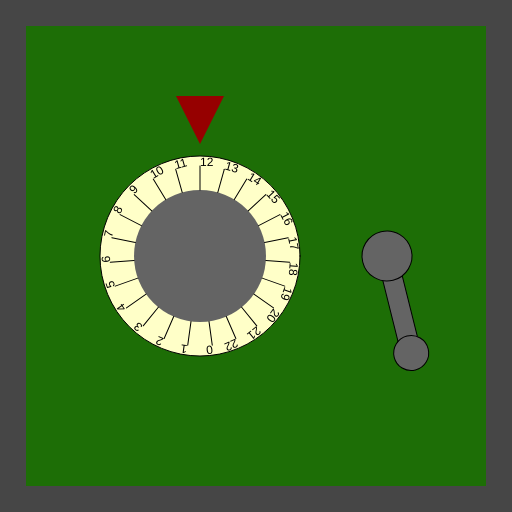
Frame 1 (no input)
Frame 60 (no input): identical to frame 1, image omitted
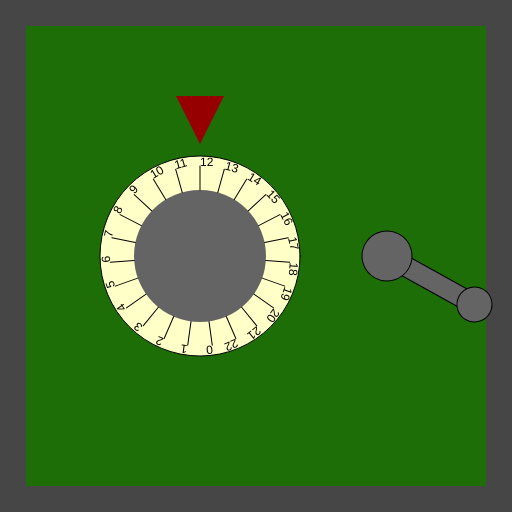
Frame 120 (the mouse pressed at the canvas centre since frame 60)

The p5.js sketch that drew these frames (run headless with seeded random() and noise() and a simulated clock; from frame 60 on, the mouse is pressed at the canvas centre):

// p5.js sketch
// ── sketch.js
/*

Officer: 1192743
CaseNum: 303-0-50377213-1192743

Case 303 - The Case of the Crooked Attorney
Stage 1 - Torvalds' Office

District Attorney Torvalds is well respected in Console City as an upstanding citizen and
enforcer of the law. Of course he’s as crooked as they come. I’ve had enough of having our
hard work at Sleuth and Co undermined by his bribes and back-payments. Let’s take take this
sucker down. I happen to know that Torvalds keeps his incriminating documents spread amongst
several safes in town. I’ll need you to bend the rules a little by breaking into them and
retrieving the incriminating evidence.

The first safe is in Torvald’s office. Crack it by doing the following:

	Whilst the mouse is moving:
	- Make ClassifiedSafeVal_0 equal to 12

	When any key is pressed:
	- Make ClassifiedSafeVal_0 equal to 5

	When the mouse button is released:
	- Make ClassifiedSafeVal_0 equal to 0

	Whilst the mouse is being dragged:
	- Make ClassifiedSafeVal_0 equal to 14

	When any key is released:
	- Make ClassifiedSafeVal_1 equal to 63

	Whilst the mouse is being dragged:
	- Make ClassifiedSafeVal_1 equal to 54

	Whilst the mouse is moving:
	- Make ClassifiedSafeVal_1 equal to 14

	When the mouse button is pressed:
	- Make ClassifiedSafeVal_1 equal to 61



There are many possible ways of investigating this case, but you
should use ONLY the following commands:

	- The assignment operator aka. the equals sign !

*/

//declare the variables

var ClassifiedSafeVal_0;
var ClassifiedSafeVal_1;


function preload() {
	//IMAGES WILL BE LOADED HERE

}

function setup() {
	createCanvas(512, 512);

	//initialise the variables
	ClassifiedSafeVal_0 = 0;
	ClassifiedSafeVal_1 = 0;

}

///////////////////EVENT HANDLERS///////////////////

//Add your code to these events to open the safe ...

function mouseMoved() {
	console.log("mouseMoved", mouseX, mouseY);

	// Whilst the mouse is moving:
	// - Make ClassifiedSafeVal_0 equal to 12

	// Whilst the mouse is moving:
	// - Make ClassifiedSafeVal_1 equal to 14
	ClassifiedSafeVal_0 = 12;
	ClassifiedSafeVal_1 = 14;

}

function mouseDragged() {
	console.log("mouseDragged", mouseX, mouseY);

	// Whilst the mouse is being dragged:
	// - Make ClassifiedSafeVal_0 equal to 14

	// Whilst the mouse is being dragged:
	// - Make ClassifiedSafeVal_1 equal to 54

	ClassifiedSafeVal_0 = 14;
	ClassifiedSafeVal_1 = 54;
}

function mousePressed() {
	console.log("mousePressed");

	// When the mouse button is pressed:
	// - Make ClassifiedSafeVal_1 equal to 61
	ClassifiedSafeVal_1 = 61;
}

function mouseReleased() {
	console.log("mouseReleased");

	// When the mouse button is released:
	// - Make ClassifiedSafeVal_0 equal to 0

	ClassifiedSafeVal_0 = 0;
}

function keyPressed() {
	console.log("keyPressed", key);

	// When any key is pressed:
	// - Make ClassifiedSafeVal_0 equal to 5

	ClassifiedSafeVal_0 = 5;
}

function keyReleased() {
	console.log("keyReleased", key);

	// When any key is released:
	// - Make ClassifiedSafeVal_1 equal to 63

	ClassifiedSafeVal_1 = 63;
}

///////////////DO NOT CHANGE CODE BELOW THIS POINT///////////////////

function draw() {


	//Draw the safe door
	background(70);
	noStroke();
	fill(29, 110, 6);
	rect(26, 26, width - 52, width - 52);

	//Draw the combination dial
	push();
	translate(200, height / 2);
	drawDial(200, ClassifiedSafeVal_0, 23);
	pop();

	//Draw the lever
	push();
	translate(width - 125, 256);
	drawLever(ClassifiedSafeVal_1);
	pop();

}

function drawDial(diameter, num, maxNum) {
	//the combination lock

	var r = diameter * 0.5;
	var p = r * 0.6;

	stroke(0);
	fill(255, 255, 200);
	ellipse(0, 0, diameter, diameter);
	fill(100);
	noStroke();
	ellipse(0, 0, diameter * 0.66, diameter * 0.66);
	fill(150, 0, 0);
	triangle(
		-p * 0.4, -r - p,
		p * 0.4, -r - p,
		0, -r - p / 5
	);

	noStroke();

	push();
	var inc = 360 / maxNum;

	rotate(radians(-num * inc));
	for (var i = 0; i < maxNum; i++) {
		push();
		rotate(radians(i * inc));
		stroke(0);
		line(0, -r * 0.66, 0, -(r - 10));
		noStroke();
		fill(0);
		text(i, 0, -(r - 10));
		pop();
	}

	pop();
}

function drawLever(rot) {
	push();
	rotate(radians(-rot))
	stroke(0);
	fill(100);
	rect(-10, 0, 20, 100);
	ellipse(0, 0, 50, 50);
	ellipse(0, 100, 35, 35);
	pop();
}
